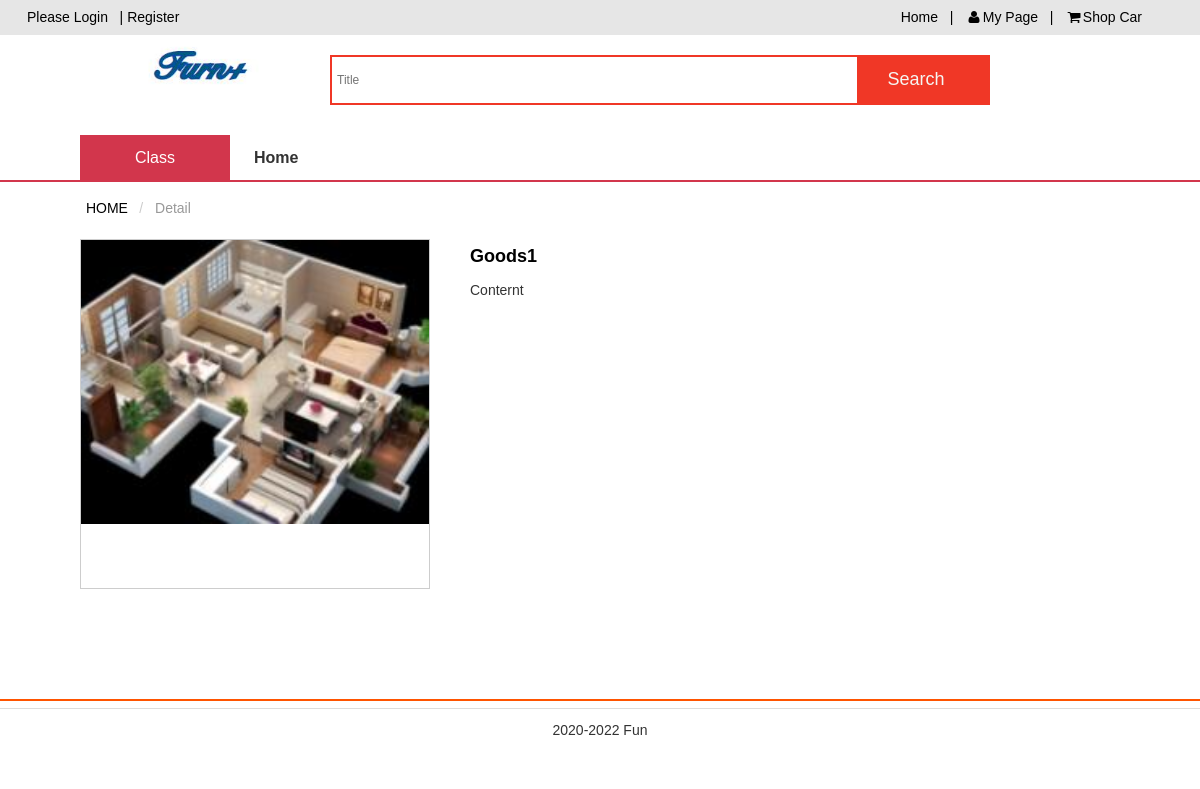
Screenshot of /CODE/detail.php?id=29 with the database file from the repository.
### tables this page shows
CREATE TABLE `community` (
  `id` int(11) NOT NULL AUTO_INCREMENT,
  `goods_name` varchar(255) NOT NULL,
  `price` float NOT NULL,
  `description` text,
  `old_price` float(11,2) DEFAULT '0.00',
  `picture` varchar(255) DEFAULT NULL,
  `status` varchar(255) DEFAULT NULL,
  `cid` int(11) DEFAULT NULL,
  `created` varchar(255) DEFAULT NULL,
  `author` varchar(255) DEFAULT NULL,
  `image` varchar(255) DEFAULT NULL,
  `size` varchar(255) DEFAULT NULL,
  `num` varchar(255) DEFAULT NULL,
  PRIMARY KEY (`id`) USING BTREE
);

### CODE/detail.php (the view, shortened to what this page needs)
<?php include('top.php');
$goods_id = $_REQUEST['id'];
?>
	<link href="static/basic/css/demo.css" rel="stylesheet" type="text/css" />
	<link type="text/css" href="static/css/optstyle.css" rel="stylesheet" />
	<link type="text/css" href="static/css/style.css" rel="stylesheet" />
    <b class="line"></b>
	<div class="listMain">
		<div class="nav-table">
			<div class="long-title"><span class="all-goods">Class</span></div>
				<div class="nav-cont">
					<ul>
						<li class="index"><a href="index.php">Home</a></li>
					</div>
				</div>
				<ol class="am-breadcrumb am-breadcrumb-slash">
					<li><a >HOME</a></li>
					<li class="am-active">Detail</li>
				</ol>
		<?php
		$sql = "select * from community where id = '".$goods_id."'";
		$result = $conn->query($sql);
			if ($result->num_rows > 0) {
		    	while($row = $result->fetch_assoc()) {
		 			?>
				<div class="item-inform">
					<div class="clearfixLeft" id="clearcontent">
						<div class="box">
							<div class="tb-booth tb-pic tb-s310">
								<img src="<?php echo $row['picture']?>" alt="" rel="images/01.jpg" class="jqzoom" />
							</div>
						</div>
					</div>
			<div class="clearfixRight">
			<form method="get" action="user/buy.php" id="">
				<div class="tb-detail-hd">
				<h1>
				 <?php echo $row['goods_name']?>
	          	</h1>
					</div>
						<p>
							<?php echo $row['description']?>
						</p>
							</div>
							<dl class="iteminfo_parameter sys_item_specpara">
								<dd>
									<div class="theme-popover">
										<div class="theme-popbod dform">
											<br>
												<div class="theme-signin-left">
													<br>
											</div>
										</div>
									</dd>
								</dl>
						</div>
					</div>
					<div class="introduceMain">
						<div class="am-tabs" style="margin-left: 9%" data-am-tabs>
 							<?php
		       					}
		   					} else {
		       					echo "0 个结果";
		   					}
		  					?>
							</div>
						</div>
					<div class="footer " style="">
						<div class="footer-hd ">
							<p style="text-align: center;">
							</p>
						</div>
						<div class="footer-bd ">
							<p style="text-align: center;">
								<em>2020-2022 Fun</em>
							</p>
						</div>
					</div>
				</div>
</body>
</html>

### CODE/static/AmazeUI-2.4.2/assets/css/admin.css (style rules this page uses)
ul { margin-top: 0; }

### CODE/static/basic/css/demo.css (style rules this page uses)
html, body, div, span, applet, object, iframe, h1, h2, h3, h4, h5, h6, p, blockquote, pre, a, abbr, acronym, address, big, cite, code, del, dfn, em, img, ins, kbd, q, s, samp, small, strike, strong, sub, sup, tt, var, b, u, i, center, dl, dt, dd, ol, ul, li, fieldset, form, label, legend, table, caption, tbody, tfoot, thead, tr, th, td, article, aside, canvas, details, embed, figure, figcaption, footer, header, hgroup, menu, nav, output, ruby, section, summary, time, mark, audio, video { margin: 0; padding: 0; border: 0; font-size: 100%; font: inherit; vertical-align: baseline; font-family: arial,"Lantinghei SC","Microsoft Yahei"; }
ul,li,ol { list-style:none; }
dl,dd { margin:auto; }
html { width:100%; height:100%; -ms-text-size-adjust:none; -webkit-text-size-adjust:none; -moz-text-size-adjust:none; -o-text-size-adjust:none; }
body { margin:0; padding:0; width:100%; font-size:12px; font-family: arial,"Lantinghei SC","Microsoft Yahei"; }
a:link,a:visited,a:hover { text-decoration:none; outline:none; }
*, *:after, *:before { -webkit-box-sizing: border-box; -moz-box-sizing: border-box; -o-box-sizing: border-box; box-sizing: border-box; }
img, input { vertical-align: middle; }
a { color: #000; text-decoration: none; }
.long-title,.nav-cont { display: none; }
.footer-bd { display:none }
.footer { text-align: center;border-top: 2px solid #F8F8F8 margin-top:20px; padding-top: 5px;margin-bottom:60px ; }
.footer-hd { display: block; }
@media only screen and (min-width: 640px) { html, body, div, span, applet, object, iframe, h1, h2, h3, h4, h5, h6, p, blockquote, pre, a, abbr, acronym, address, big, cite, code, del, dfn, em, img, ins, kbd, q, s, samp, small, strike, strong, sub, sup, tt, var, b, u, i, center, dl, dt, dd, ol, ul, li, fieldset, form, label, legend, table, caption, tbody, tfoot, thead, tr, th, td, article, aside, canvas, details, embed, figure, figcaption, footer, header, hgroup, menu, nav, output, ruby, section, summary, time, mark, audio, video { font-size: 14px; } }
@media only screen and (min-width: 640px) { .footer { text-align:left; display:block;position: relative;margin: 0px auto; padding: 7px 0px 9px;border-top: 2px solid #FF5400; margin-top:20px; } }
@media only screen and (min-width: 640px) { .footer .footer-bd p, .footer .footer-hd p { margin-bottom: 8px;line-height: 27px;border-bottom: 1px solid #DDD; text-align:left; } }
@media only screen and (min-width: 640px) { .footer .footer-bd p { border-bottom:none; } }
@media only screen and (min-width: 640px) { .footer-bd { display:block; } }
@media only screen and (min-width: 1025px) { .nav-table { max-width:1000px;margin: 0px auto;height: 45px;position: relative;overflow: hidden; } }
@media only screen and (min-width: 1025px) { .all-goods { font-size: 16px; } }
@media only screen and (min-width: 1025px) { .long-title { background:#d2364c;color:#fff ;height: 45px;line-height: 45px;display:block;position: absolute;width:150px ;text-align: center;font-size:16px ;top:0px;z-index: 6; } }
@media only screen and (min-width: 1025px) { .nav-cont { position: absolute;padding-left:150px;display:block;width:100% ;top:0px } }
@media only screen and (min-width: 1025px) { .nav-cont li { float: left;height: 45px;line-height: 45px; } }
@media only screen and (min-width: 1025px) { .nav-cont li::before { content: '\20';display: inline-block;height: 16px;border-right: 1px solid #d9d9d9;width: 0;vertical-align: middle;margin-left: -1px; } }
@media only screen and (min-width: 1025px) { .nav-cont li a { font-size: 16px;color: #333;line-height: 36px;margin-left: -1px;padding: 0 25px;text-decoration: none;font-weight: 700;display: inline-block;vertical-align: middle; } }
@media only screen and (min-width: 1025px) { b.line { display: block;width:100%;height:2px ;border-bottom:2px solid #d2364c;position: absolute;top:180px;z-index:5; } }

### CODE/static/css/hmstyle.css (style rules this page uses)
ul, li, ol { list-style: none; }
img { width:100%; }
@media only screen and (min-width: 1025px) { .footer { margin-top:20px ; } }

### rows the page displays
community: picture (picture), goods_name "Goods1", description "Conternt"
